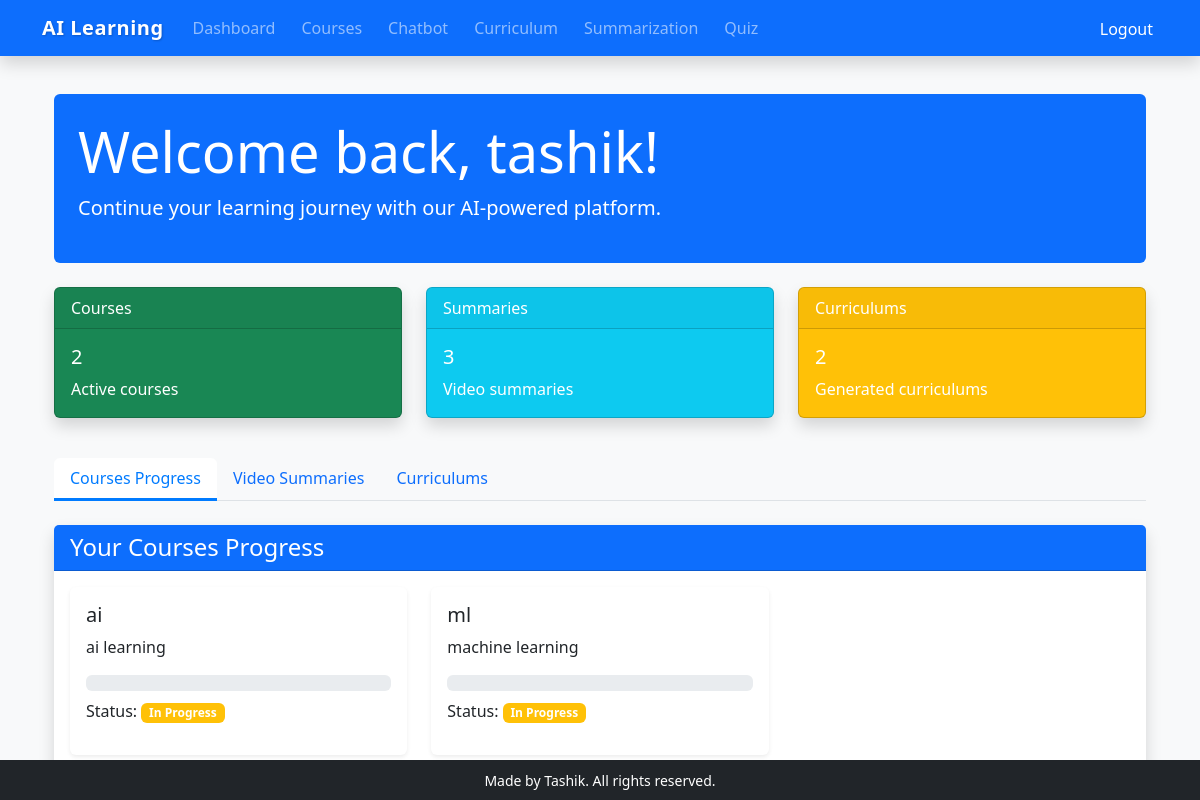
Screenshot of / (signed in) with the database file from the repository.
### courses/models.py (models this page shows, shortened)
class Course(models.Model):
    title = models.CharField(max_length=255)
    description = models.TextField()
    user = models.ForeignKey(User, on_delete=models.CASCADE)

### courses/views.py (the view)
# urls.py: path('', views.dashboard, name='home'),  # Handles "/"
@login_required
def dashboard(request):
    courses = Course.objects.filter(user=request.user)
    progress_reports = []
    for course in courses:
        progress = StudentProgress.objects.filter(user=request.user, course=course).first()
        if progress:
            percent = int((progress.lessons_completed / progress.total_lessons) * 100) if progress.total_lessons else 0
        else:
            percent = 0
        progress_reports.append({
            'title': course.title,
            'description': course.description,
            'progress': percent,
            'completed': progress.completed if progress else False,
        })
    curriculums = Curriculum.objects.filter(user=request.user)
    video_summaries = VideoSummary.objects.filter(user=request.user).order_by('-created_at')
    context = {
        'progress_reports': progress_reports,
        'curriculums': curriculums,
        'video_summaries': video_summaries,
    }
    return render(request, 'dashboard.html', context)

### courses/templates/dashboard.html (shortened to what this page needs)
{% extends 'base.html' %}
{% block content %}
<div class="container">
    <div class="row">
        <div class="col-md-12">
            <div class="jumbotron bg-primary text-white p-4 rounded mb-4">
                <h1 class="display-4">Welcome back, {{ user.username }}!</h1>
                <p class="lead">Continue your learning journey with our AI-powered platform.</p>
            </div>
        </div>
    </div>
    <div class="row mb-4">
        <div class="col-md-4">
            <div class="card text-white bg-success mb-3 shadow">
                <div class="card-header">Courses</div>
                <div class="card-body">
                    <h5 class="card-title">{{ progress_reports|length }}</h5>
                    <p class="card-text">Active courses</p>
                </div>
            </div>
        </div>
        <div class="col-md-4">
            <div class="card text-white bg-info mb-3 shadow">
                <div class="card-header">Summaries</div>
                <div class="card-body">
                    <h5 class="card-title">{{ video_summaries|length }}</h5>
                    <p class="card-text">Video summaries</p>
                </div>
            </div>
        </div>
        <div class="col-md-4">
            <div class="card text-white bg-warning mb-3 shadow">
                <div class="card-header">Curriculums</div>
                <div class="card-body">
                    <h5 class="card-title">{{ curriculums|length }}</h5>
                    <p class="card-text">Generated curriculums</p>
                </div>
            </div>
        </div>
    </div>
    <ul class="nav nav-tabs mb-4" id="dashboardTabs" role="tablist">
        <li class="nav-item" role="presentation">
            <a class="nav-link active" id="courses-tab" data-bs-toggle="tab" href="#courses" role="tab" aria-controls="courses" aria-selected="true">Courses Progress</a>
        </li>
        <li class="nav-item" role="presentation">
            <a class="nav-link" id="summaries-tab" data-bs-toggle="tab" href="#summaries" role="tab" aria-controls="summaries" aria-selected="false">Video Summaries</a>
        </li>
        <li class="nav-item" role="presentation">
            <a class="nav-link" id="curriculums-tab" data-bs-toggle="tab" href="#curriculums" role="tab" aria-controls="curriculums" aria-selected="false">Curriculums</a>
        </li>
    </ul>
    <div class="tab-content" id="dashboardTabsContent">
        <div class="tab-pane fade show active" id="courses" role="tabpanel" aria-labelledby="courses-tab">
            <div class="card mb-4 border-0 shadow">
                <div class="card-header bg-primary text-white">
                    <h4 class="mb-0">Your Courses Progress</h4>
                </div>
                <div class="card-body">
                    {% if progress_reports %}
                    <div class="row g-4">
                        {% for report in progress_reports %}
                        <div class="col-md-6 col-lg-4">
                            <div class="card shadow-sm h-100 border-0">
                                <div class="card-body">
                                    <h5 class="card-title">{{ report.title }}</h5>
                                    <p class="card-text">{{ report.description }}</p>
                                    <div class="progress mb-2">
                                    </div>
                                    <p>Status: {% if report.completed %}<span class="badge bg-success">Completed</span>{% else %}<span class="badge bg-warning">In Progress</span>{% endif %}</p>
                                </div>
                            </div>
                        </div>
                        {% endfor %}
                    </div>
                    {% else %}
                    <div class="text-center py-5">
                        <p class="lead">No courses found.</p>
                        <a href="{% url 'course_list' %}" class="btn btn-primary">Add Your First Course</a>
                    </div>
                    {% endif %}
                </div>
            </div>
        </div>
    </div>
</div>
{% endblock %}

### courses/templates/base.html (shortened to what this page needs)
<!DOCTYPE html>
<html lang="en">
<head>
    <link href="https://cdn.jsdelivr.net/npm/bootstrap@5.3.0/dist/css/bootstrap.min.css" rel="stylesheet" />
</head>
<body>
    <nav class="navbar navbar-expand-lg navbar-dark bg-primary fixed-top shadow">
        <div class="container">
            <a class="navbar-brand fw-bold" href="{% url 'dashboard' %}">
                AI Learning
            </a>
            <div class="collapse navbar-collapse" id="navbarSupportedContent">
                {% if user.is_authenticated %}
                <ul class="navbar-nav me-auto mb-2 mb-lg-0">
                    <li class="nav-item">
                        <a class="nav-link" href="{% url 'dashboard' %}">Dashboard</a>
                    </li>
                    <li class="nav-item">
                        <a class="nav-link" href="{% url 'course_list' %}">Courses</a>
                    </li>
                    <li class="nav-item">
                        <a class="nav-link" href="{% url 'chatbot' %}">Chatbot</a>
                    </li>
                    <li class="nav-item">
                        <a class="nav-link" href="{% url 'curriculum' %}">Curriculum</a>
                    </li>
                    <li class="nav-item">
                        <a class="nav-link" href="{% url 'video_summarize' %}">Summarization</a>
                    </li>
                    <li class="nav-item">
                        <a class="nav-link" href="{% url 'quiz' %}">Quiz</a>
                    </li>
                </ul>
                <ul class="navbar-nav ms-auto mb-2 mb-lg-0">
                    <li class="nav-item">
                        <form method="post" action="{% url 'logout' %}" class="d-inline">
                            <button type="submit" class="nav-link btn btn-link" style="display:inline; padding:0; color:#fff;">Logout</button>
                        </form>
                    </li>
                </ul>
                {% endif %}
            </div>
        </div>
    </nav>
    <div class="container mt-4">
        {% block content %}
        {% endblock %}
    </div>
    <footer class="fixed-bottom bg-dark text-white text-center py-2">
        <div class="container">
            <small>Made by Tashik. All rights reserved.</small>
        </div>
    </footer>
</body>
</html>

### courses/templates/base.html (style rules this page uses)
body { padding-top: 70px; background: #f8f9fa; }
.navbar-nav .nav-link { position: relative; margin: 0 5px; border-radius: 5px; transition: all 0.3s ease; }
.navbar-brand { font-weight: 700; letter-spacing: 0.5px; text-shadow: 1px 1px 2px rgba(0,0,0,0.2); }

### courses/templates/dashboard.html (style rules this page uses)
.nav-tabs .nav-link { border: none; border-bottom: 3px solid transparent; font-weight: 500; transition: all 0.3s ease; }
.nav-tabs .nav-link.active { border-bottom: 3px solid #007bff; color: #007bff; background-color: #fff; }
.card { transition: transform 0.3s ease, box-shadow 0.3s ease; }

### rows the page displays
Course: title "ai", description "ai learning"
Course: title "ml", description "machine learning"

### other values shown
{{ user.username }} "tashik"
{{ progress_reports|length }} "2"
{{ video_summaries|length }} "3"
{{ curriculums|length }} "2"
